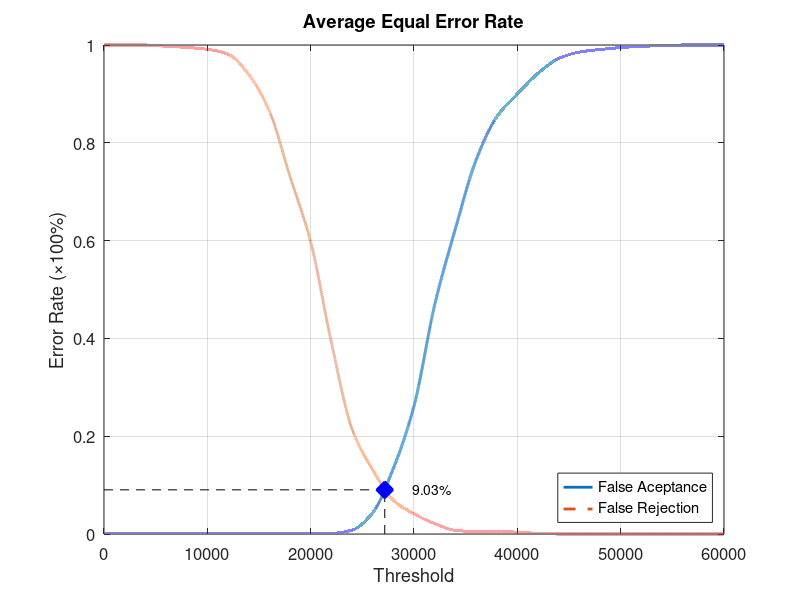
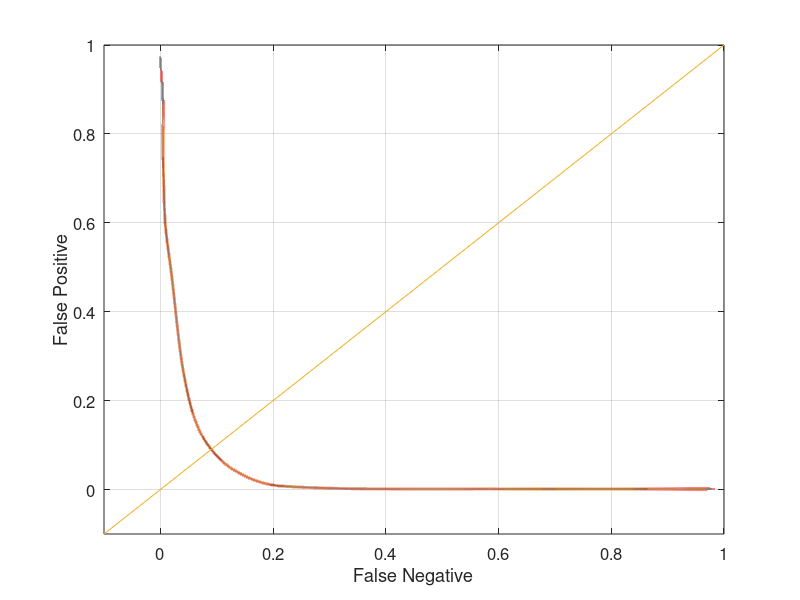

Reproduce these figures in MATLAB, in order.
function yEER = Experiment5Average
close all;
clear;
clc;
x = 0:2000:60000;
xq = 0:0.5:60000;

y0 = [0 0.00131579 0.00131579 0.00131579 0.00131579 0.00131579 0.00131579 0.00131579 0.00131579 0.00131579 0.00131579 0.00131579 0.00789474 0.0434211 0.134211 0.261842 0.468421 0.623684 0.764474 0.852632 0.9 0.942105 0.972368 0.985526 0.990789 0.994737 0.997368 0.998684 1 1 1];
yy0 = interp1(x, y0, xq, 'pchip');
y1 = [1 1 1 0.9975 0.995 0.99125 0.98125 0.94 0.865 0.73125 0.5975 0.3925 0.215 0.13125 0.06875 0.04125 0.02125 0.0075 0.005 0.005 0.00375 0.00125 0 0 0 0 0 0 0 0 0];
yy1 = interp1(x, y1, xq, 'pchip');

% Calculating EER: 
y2 = abs(y0 - y1);
find(y2 == min(y2))
yy2 = abs(yy0 - yy1);
xEER = find(yy2 == min(yy2));
xEERIndex = xq(xEER) % X-axis EER
yEER = yy0(xEER) % Y-axis EER

main = figure
plot(xq, yy0,'-','LineWidth', 2);	hold on
plot(xq, yy1,'--','LineWidth', 2);	hold on
plot([xEERIndex xEERIndex], [0 yEER], 'k--');	hold on
plot([0 xEERIndex], [yEER yEER], 'k--');	hold on
plot(xEERIndex, yEER, 'bx', 'LineWidth', 10);	hold on
text(xEERIndex + 10 * xEERIndex / 100, yEER, [num2str(round((10000 * yEER)) / 100) '%'])
legend('False Aceptance', 'False Rejection', 'Location', 'SouthEast')
xlabel('Threshold')
ylabel('Error Rate (\times100%)')
title('Average Equal Error Rate')
set(gca, 'FontSize', 12)
axis([0 60000 0 1])
grid on

print(main, 'Experiment5AverageMain', '-dpng');
FNRxFPR = figure('Color', [1 1 1]);
plot(yy1, yy0, '-', yy1, yy0, 'LineWidth', 2);
hold on
y = -0.1:0.1:1
plot(y, y); 
set(gca, 'FontSize', 12)
xlabel('False Negative')
ylabel('False Positive')
axis([-0.1 1 -0.1 1])
set(gca, 'FontSize', 12)
grid on

print(FNRxFPR, 'Experiment5AverageFNRxFPR','-dpng');
end
